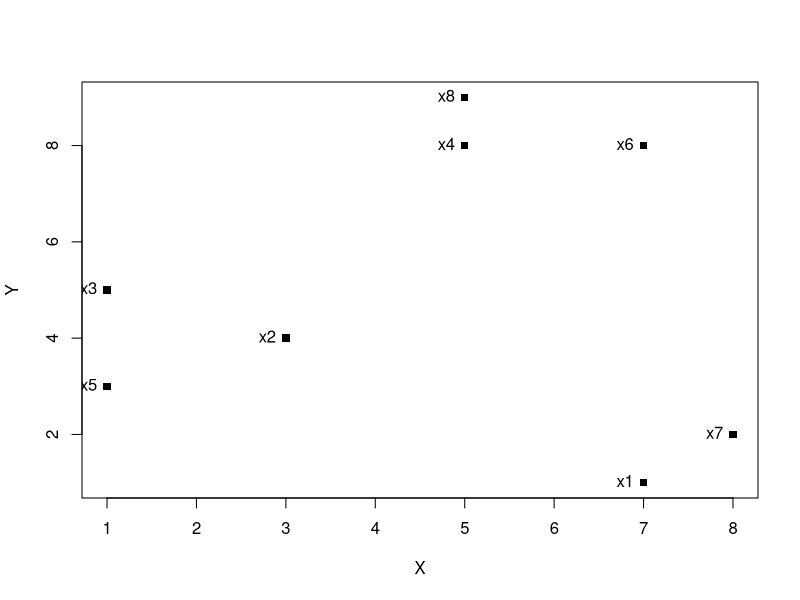
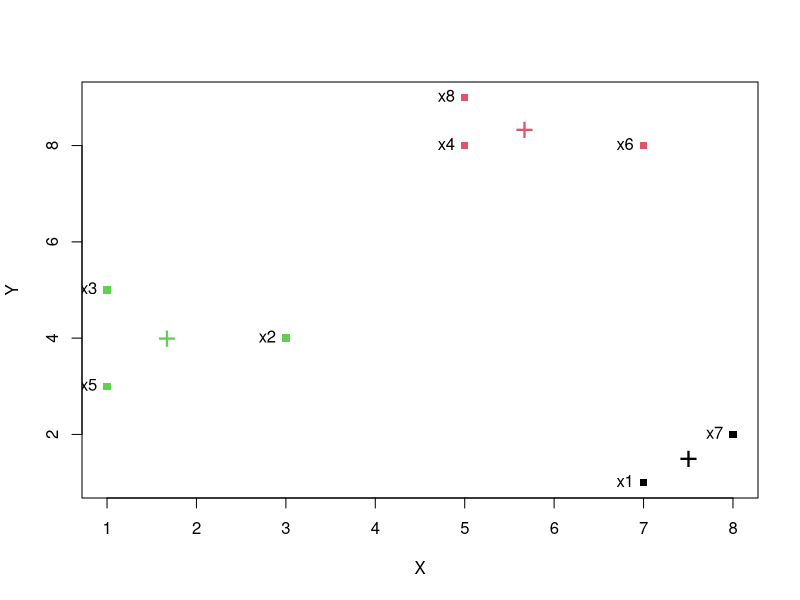
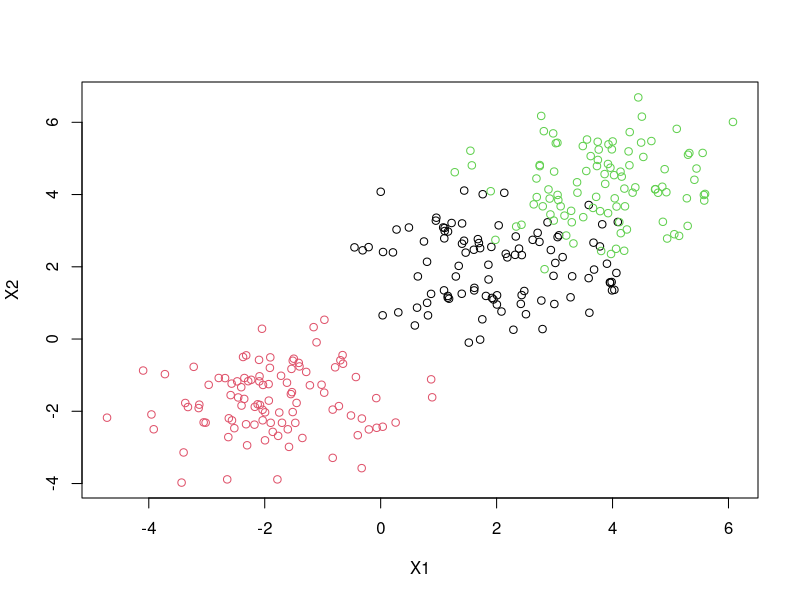
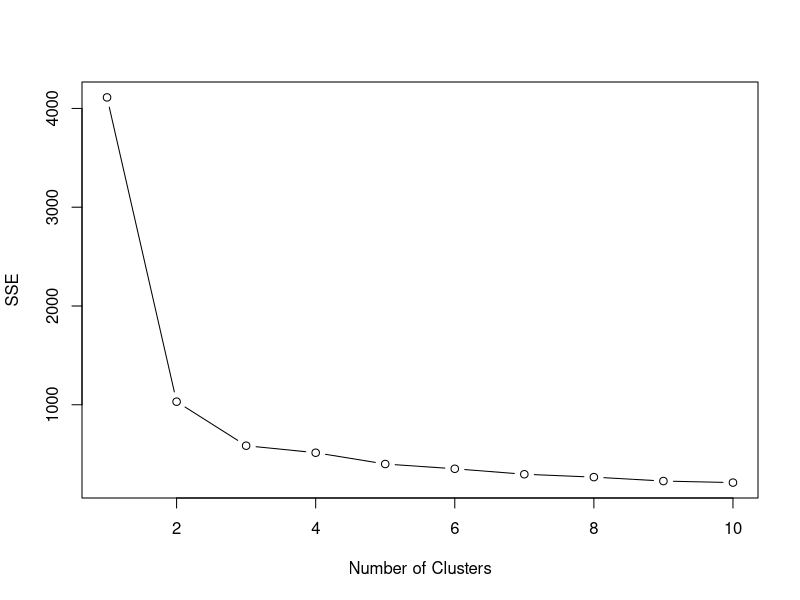
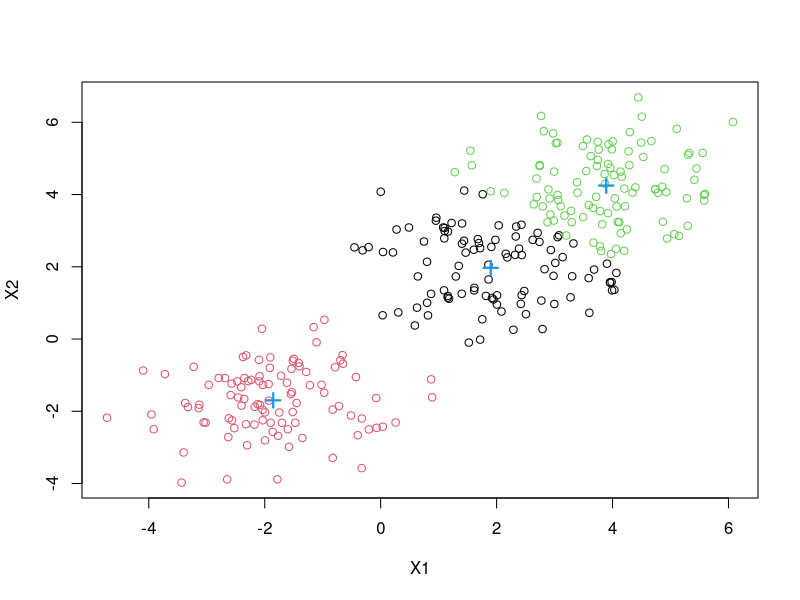
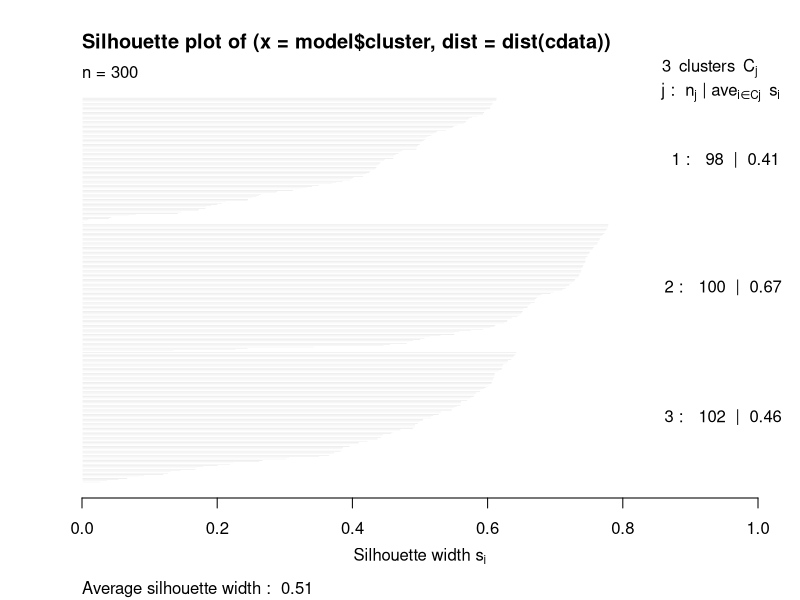
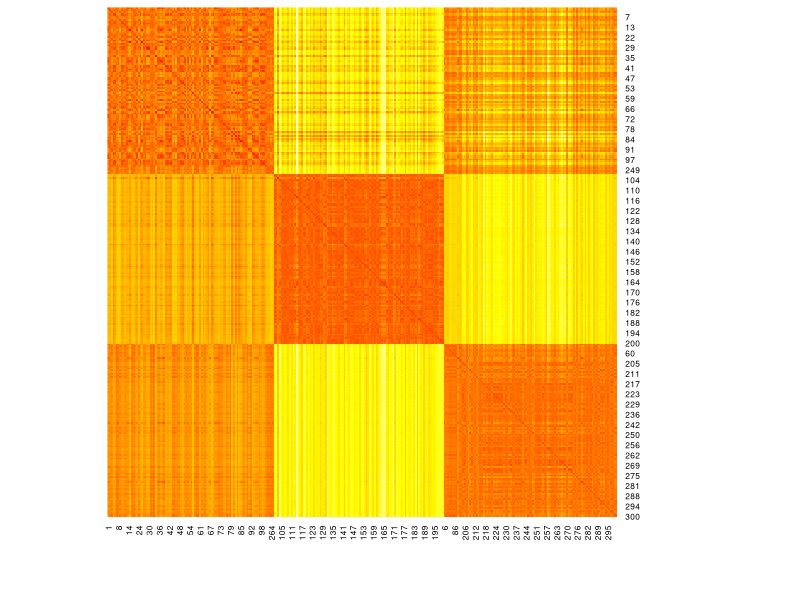

Generate these figures, in order, with R:
cat("\014")
remove(list = ls())

library(cluster) 


# 1. k-Means

# create data
X = c(7, 3, 1, 5, 1, 7, 8, 5)
Y = c(1, 4, 5, 8, 3, 8, 2, 9)
rnames = c("x1", "x2", "x3", "x4", "x5", "x6", "x7", "x8")
kdata = data.frame(X, Y, row.names = rnames)

plot(kdata, pch = 15)
text(kdata, labels = row.names(kdata), pos = 2)

model = kmeans(kdata, centers = kdata[1:3,])

plot(kdata, col = model$cluster, pch = 15)
text(kdata, labels = row.names(kdata), pos = 2)
points(model$centers, col = 1:length(model$centers), pch = "+", cex = 2)

# calculate cohesion and separation
cohesion = model$tot.withinss
separation = model$betweenss

################################################################################

# 2. k-Means and evaluation

# import data
cdata = read.csv("cdata.txt", stringsAsFactors = TRUE)
target = cdata[, 3]
cdata = cdata[, 1:2]

plot(cdata, col = target)

# choose the minimum number of clusters based on SSE
SSE = 1:10
for (i in 1:10){
  SSE[i] <- kmeans(cdata, centers = i)$tot.withinss
}
plot(1:10, SSE, type="b", xlab="Number of Clusters", ylab="SSE")

# apply k-Means for 3 clusters
model = kmeans(cdata, centers = 3)

# calculate cohesion and separation
cohesion = model$tot.withinss
separation = model$betweenss

plot(cdata, col = model$cluster)
points(model$centers, col = 4, pch = "+", cex = 2)

# calculate silhouette
model_silhouette = silhouette(model$cluster, dist(cdata))
plot(model_silhouette)
mean_silhouette = mean(model_silhouette[, 3])

cdata_ord = cdata[order(model$cluster),]
heatmap(as.matrix(dist(cdata_ord)), Rowv = NA, Colv = NA,col = heat.colors(256), revC = TRUE)





